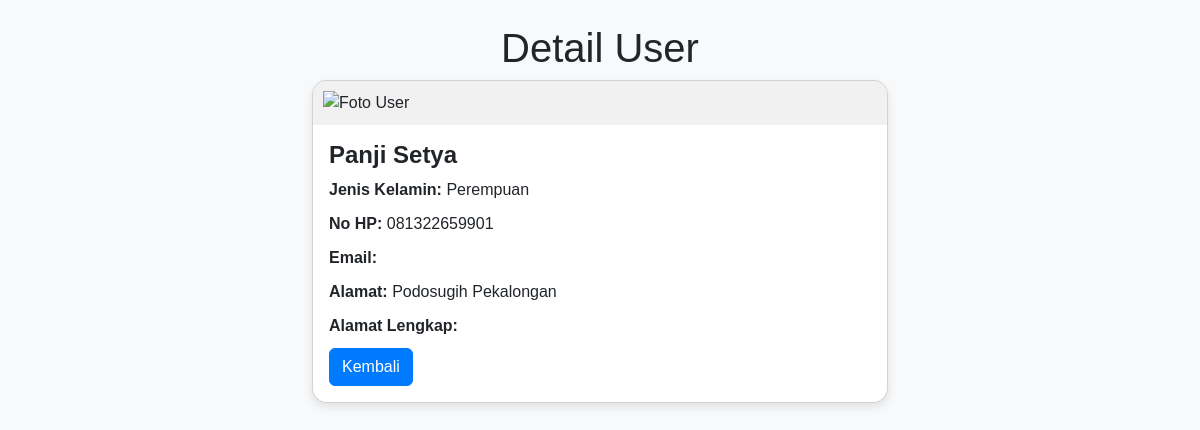
The app's page /detail.php?id=4 with its own data.
### tables this page shows
CREATE TABLE `tb_users` (
  `id` int(10) NOT NULL,
  `nama` varchar(255) NOT NULL,
  `alamat` varchar(255) NOT NULL,
  `nohp` char(13) NOT NULL,
  `foto` blob NOT NULL,
  `jenis_kelamin` enum('Perempuan','Laki-laki') NOT NULL,
  `email` varchar(50) NOT NULL,
  `alamat_lngkp` varchar(255) NOT NULL
);

### detail.php (the view, shortened to what this page needs)
<?php
$servername = "localhost";
$username = "root";
$password = "";
$dbname = "db_php";
$conn = new mysqli($servername, $username, $password, $dbname);
if (isset($_GET['id'])) {
    $id = $_GET['id'];
    $stmt = $conn->prepare("SELECT * FROM tb_users WHERE id = ?");
    $stmt->bind_param("i", $id);
    $stmt->execute();
    $result = $stmt->get_result();
    if ($result->num_rows > 0) {
        $row = $result->fetch_assoc();
    } else {
        echo "Data tidak ditemukan.";
        exit;
    }
} else {
    echo "ID tidak ditemukan.";
    exit;
}
?>
<!doctype html>
<html lang="en">
<head>
    <link href="https://cdn.jsdelivr.net/npm/bootstrap@5.3.3/dist/css/bootstrap.min.css" rel="stylesheet">
</head>
<body>
<div class="container mt-4">
    <h1 class="text-center">Detail User</h1>
    <div class="card">
        <img src="detail.php?id=<?php echo $row['id']; ?>&show_image=1" class="card-img-top" alt="Foto User">
        <div class="card-body">
            <h5 class="card-title"><?php echo $row['nama']; ?></h5>
            <p class="card-text"><strong>Jenis Kelamin:</strong> <?php echo $row['jenis_kelamin']; ?></p>
            <p class="card-text"><strong>No HP:</strong> <?php echo $row['nohp']; ?></p>
            <p class="card-text"><strong>Email:</strong> <?php echo $row['email']; ?></p>
            <p class="card-text"><strong>Alamat:</strong> <?php echo $row['alamat']; ?></p>
            <p class="card-text"><strong>Alamat Lengkap:</strong> <?php echo $row['alamat_lngkp']; ?></p>
            <a href="index.php" class="btn btn-primary">Kembali</a>
        </div>
    </div>
</div>
</body>
</html>

### detail.php (style rules this page uses)
body { background-color: #f8f9fa; font-family: Arial, sans-serif; }
.container { max-width: 600px; margin-top: 40px; }
.card { border-radius: 15px; overflow: hidden; box-shadow: 0 4px 8px rgba(0, 0, 0, 0.1); }
.card-img-top { width: 100%; height: auto; max-height: 350px; object-fit: contain; background-color: #f1f1f1; padding: 10px; }
.card-title { font-size: 1.5rem; font-weight: bold; }
.card-text { margin-bottom: 10px; }
.btn-primary { background-color: #007bff; border-color: #007bff; }

### records on screen
tb_users: nama "Panji Setya", jenis_kelamin "Perempuan", nohp "081322659901", alamat "Podosugih Pekalongan"
